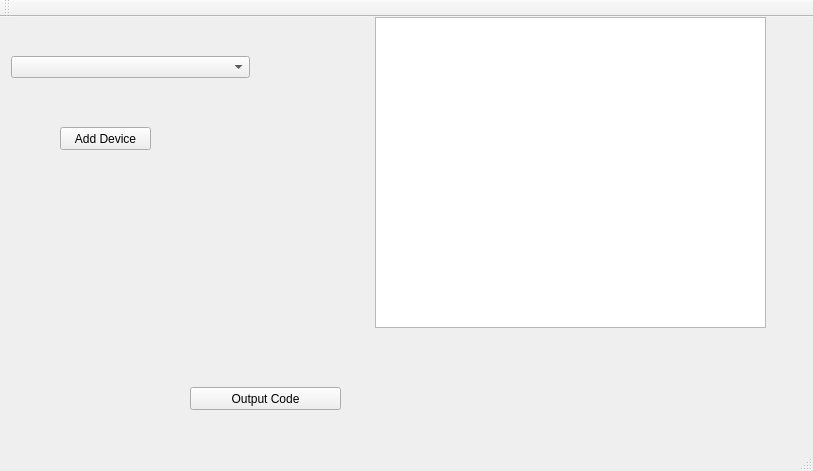
<?xml version="1.0" encoding="UTF-8"?>
<ui version="4.0">
 <class>MainWindow</class>
 <widget class="QMainWindow" name="MainWindow">
  <property name="geometry">
   <rect>
    <x>0</x>
    <y>0</y>
    <width>813</width>
    <height>471</height>
   </rect>
  </property>
  <property name="windowTitle">
   <string>MainWindow</string>
  </property>
  <widget class="QWidget" name="centralWidget">
   <widget class="QWidget" name="verticalLayoutWidget">
    <property name="geometry">
     <rect>
      <x>0</x>
      <y>0</y>
      <width>261</width>
      <height>101</height>
     </rect>
    </property>
    <layout class="QVBoxLayout" name="verticalLayout">
     <item>
      <widget class="QComboBox" name="deviceCombo"/>
     </item>
    </layout>
   </widget>
   <widget class="QListWidget" name="deviceList">
    <property name="geometry">
     <rect>
      <x>375</x>
      <y>0</y>
      <width>391</width>
      <height>311</height>
     </rect>
    </property>
    <property name="font">
     <font>
      <family>Arabic Newspaper</family>
      <pointsize>12</pointsize>
     </font>
    </property>
   </widget>
   <widget class="QPushButton" name="addDevBut">
    <property name="geometry">
     <rect>
      <x>60</x>
      <y>110</y>
      <width>91</width>
      <height>23</height>
     </rect>
    </property>
    <property name="text">
     <string>Add Device</string>
    </property>
   </widget>
   <widget class="QPushButton" name="outputCBtn">
    <property name="geometry">
     <rect>
      <x>190</x>
      <y>370</y>
      <width>151</width>
      <height>23</height>
     </rect>
    </property>
    <property name="text">
     <string>Output Code</string>
    </property>
   </widget>
  </widget>
  <widget class="QMenuBar" name="menuBar">
   <property name="geometry">
    <rect>
     <x>0</x>
     <y>0</y>
     <width>813</width>
     <height>22</height>
    </rect>
   </property>
  </widget>
  <widget class="QToolBar" name="mainToolBar">
   <attribute name="toolBarArea">
    <enum>TopToolBarArea</enum>
   </attribute>
   <attribute name="toolBarBreak">
    <bool>false</bool>
   </attribute>
  </widget>
  <widget class="QStatusBar" name="statusBar"/>
 </widget>
 <layoutdefault spacing="6" margin="11"/>
 <resources/>
 <connections/>
</ui>
